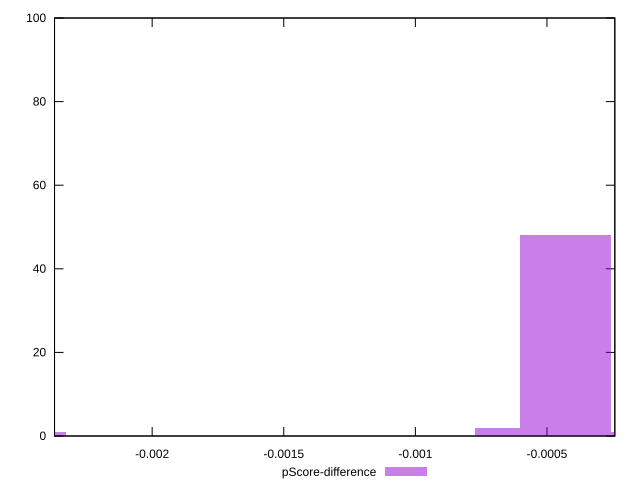

Generate this figure with gnuplot:
reset

$pScoreDifference <<EOF
-0.0024118370132306458 1
-0.0005168222171208527 48
-0.0003445481447472351 48
-0.00017227407237361755 1
-0.0006890962894944702 2
EOF

set key outside below
set boxwidth 0.00017227407237361755
set xrange [-0.002370945045781281:-0.00024220381752837472]
set yrange [0:100]
set trange [0:100]
set style fill transparent solid 0.5 noborder
set terminal svg size 640, 490 enhanced background rgb 'white'
set output "reports/report_00032_2021-02-25T10-28-15.087Z/mainthread-work-breakdown/samples/card/pScore-difference/histogram.svg"

plot $pScoreDifference title "pScore-difference" with boxes

reset
